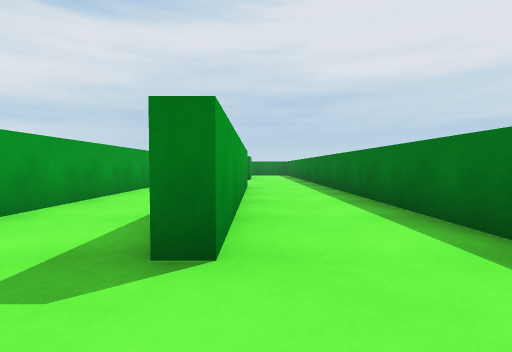
View 1 (above)

19 first-person views from a walk through a 3-D level made in the Unity game engine. The camera is 0.65 m above the floor, tilts 2° down and sees 85° across. The floor is counted in squares, 1 m on a side. Each view is taken from the middle of a square. On the plan, view 1 faces up. The plan holds only what a view shows up to about 9 squares ahead; the rest is blank.

View 2
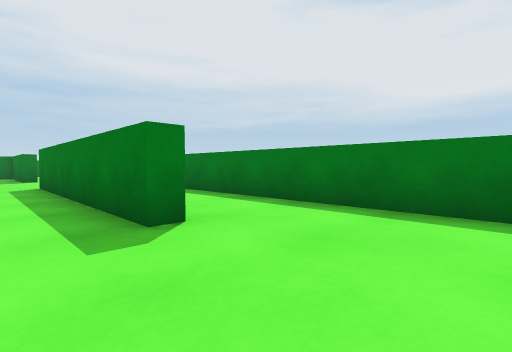

View 3
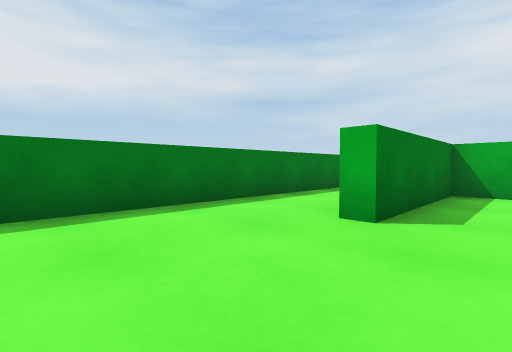

View 4
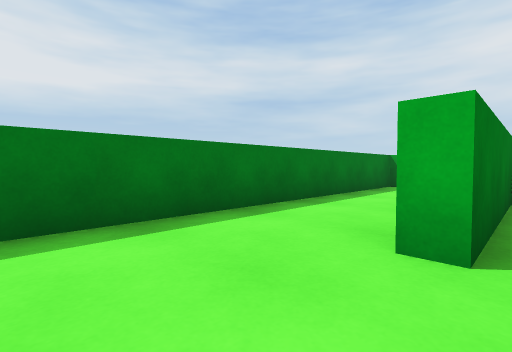

View 5
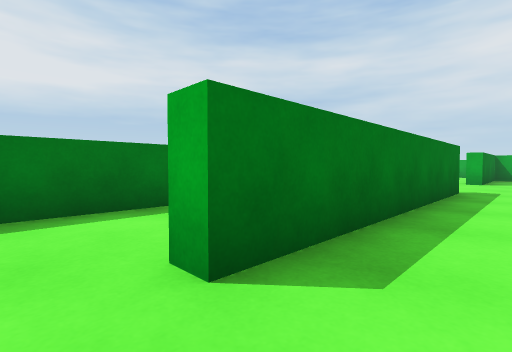

View 6
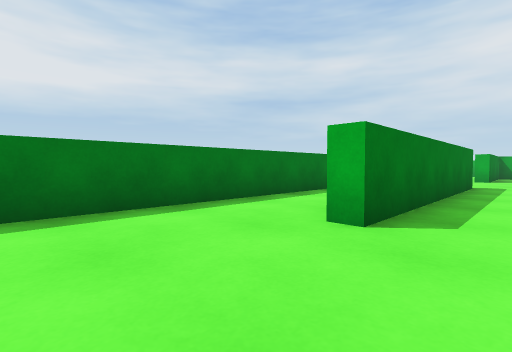

View 7
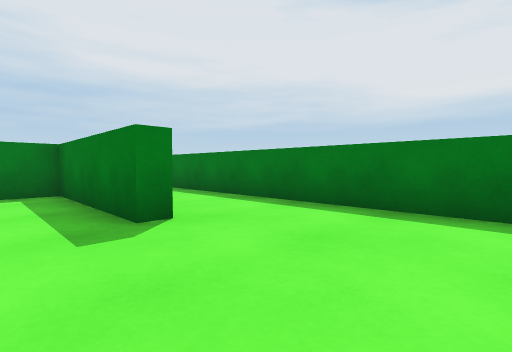

View 8
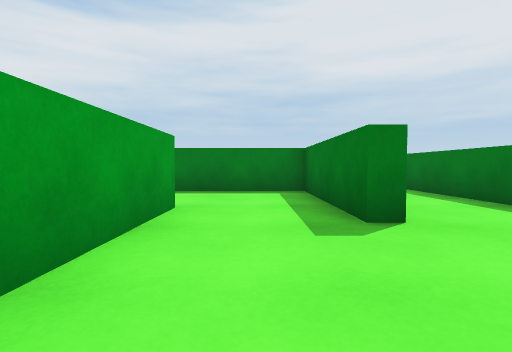

View 9
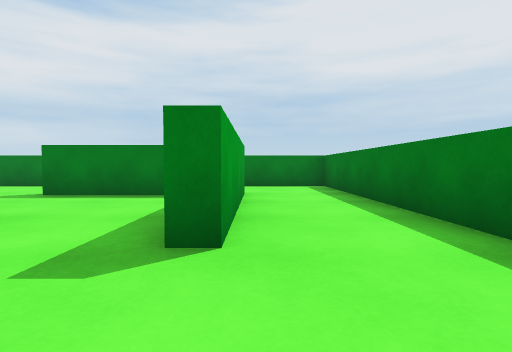

View 10
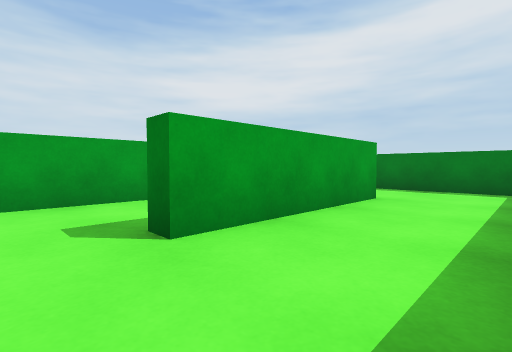

View 11
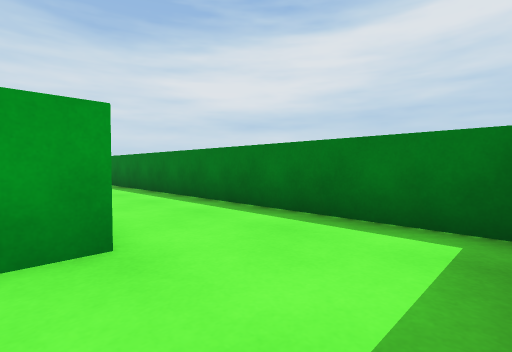

View 12
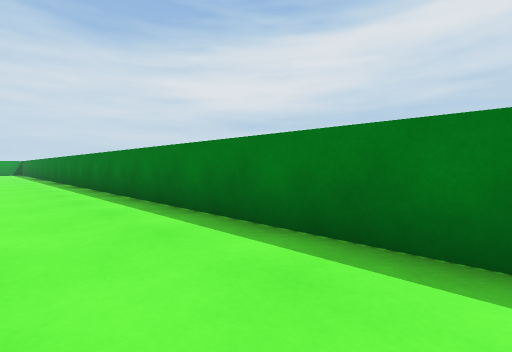

View 13
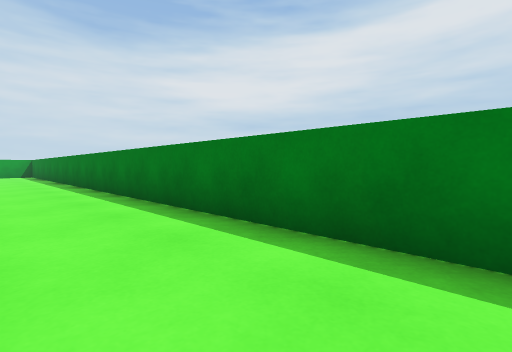

View 14
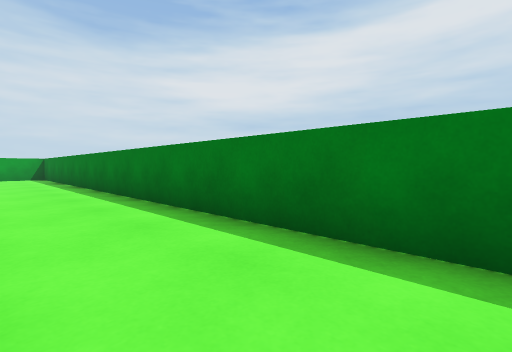

View 15
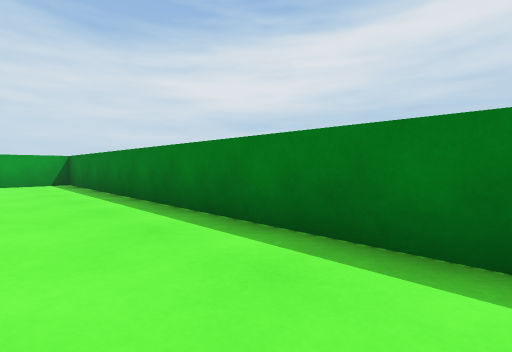

View 16
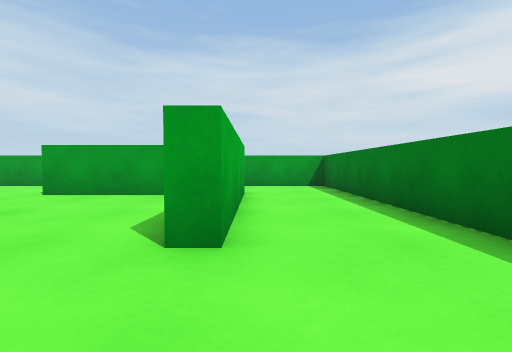

View 17
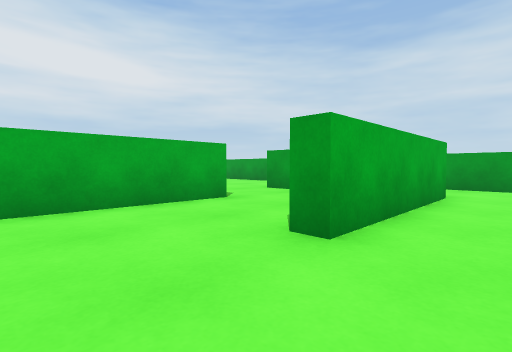

View 18
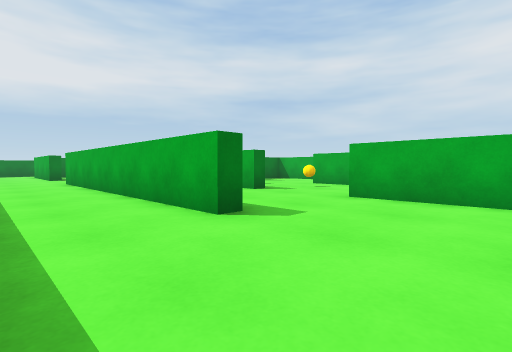

View 19
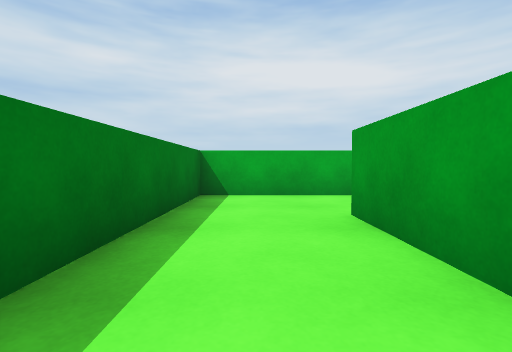

### Floor plan
Points are (right, up) in squares from view 1. A wall is a line through its corners. A room is listed if a view was taken in it or the views show most of it. See-through windows are left out.
Room 1 (views 1, 2, 3, 4, 5, 7, 8, 19)
walls: (-0.7, -2.2) (-0.2, -2.2); (-0.3, -4.4) (-0.3, -6.8); (-0.3, 8.8) (-0.3, 1.9) (-0.7, 1.9) (-0.7, 9.1); (-3.3, 8.6) (-3.3, 3.5); (-1.2, -9.3) (2.2, -9.3) (2.2, 10.6)
ways out: opening at (0, 9.8) to room 2; opening at (-1.5, -3)
Room 2 (views 6, 9, 10, 11)
walls: (-3.3, 14.5) (-3.3, 11.2); (-0.3, 17.8) (-0.3, 13.2) (-0.7, 13.2) (-0.7, 17.3) (-4.9, 17.3); (2.2, 10.6) (2.2, 18.5); (-0.7, 9.1) (-0.2, 9.1)
ways out: opening at (0, 9.8) to room 1; opening at (-4.5, 15.5) to room 3; opening at (1.5, 17.5) to room 3
Room 3 (views 12, 13, 14, 15, 16, 17, 18)
walls: (-17, 17.2) (-17, 17.7) (-9.5, 17.7); (-20.6, 14.4) (-17.1, 14.4); (-24.8, 17.7) (-20.2, 17.7) (-20.2, 17.2); (1.9, 20.3) (-27, 20.3); (2.2, 18.5) (2.2, 20); (-27.3, 19.5) (-27.3, 18.6)
ways out: opening at (-4.5, 15.5) to room 2; opening at (1.5, 17.5) to room 2; opening at (-21, 15.5) to room 4; opening at (-25.5, 18); opening at (-17, 16)
Room 4 (no view inside)
walls: (-21.8, 14.4) (-20.6, 14.4); (-24.3, 16) (-24.3, 14.6)
ways out: opening at (-21, 15.5) to room 3; opening at (-22.5, 14)

Where each view was taken, in squares from view 1:
view 1: 0 up, 0 right, facing up
view 2: 1 down, 2 left, facing up-right
view 3: 1 up, 2 left, facing down-right
view 4: 0 up, 1 left, facing down-right
view 5: 10 up, 2 left, facing down-right
view 6: 12 up, 2 left, facing down-right
view 7: 10 up, 2 left, facing up-right
view 8: 10 up, 2 left, facing up
view 9: 11 up, 0 right, facing up
view 10: 12 up, 2 right, facing up-left
view 11: 17 up, 2 right, facing up-left
view 12: 18 up, 2 left, facing up-left
view 13: 18 up, 7 left, facing up-left
view 14: 18 up, 11 left, facing up-left
view 15: 18 up, 16 left, facing up-left
view 16: 18 up, 18 left, facing left
view 17: 19 up, 18 left, facing down-left
view 18: 20 up, 20 left, facing down-right
view 19: 3 down, 1 right, facing down
